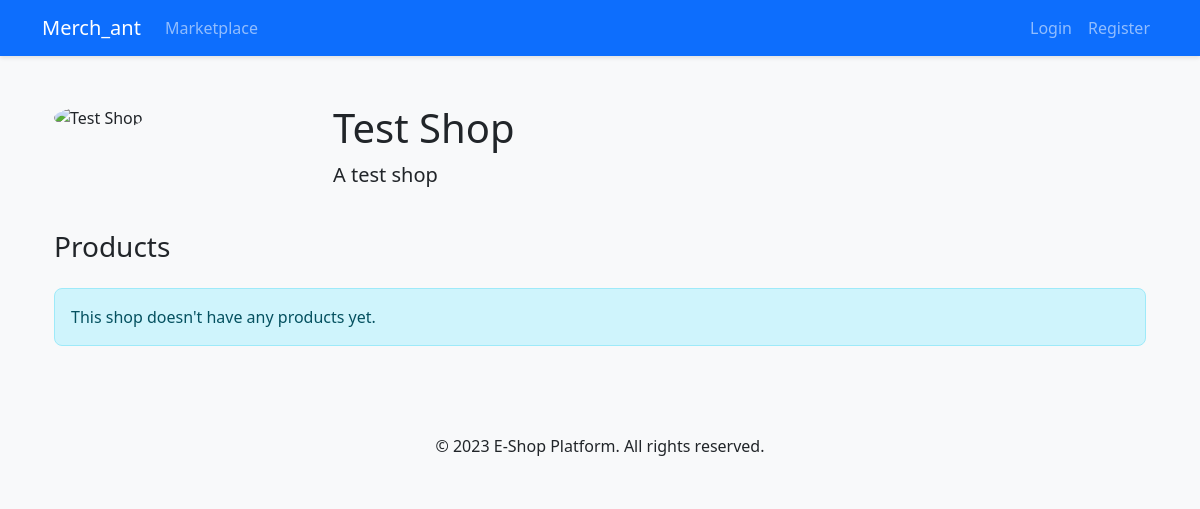
/shop/Test Shop, run on an earlier commit of the app's database.
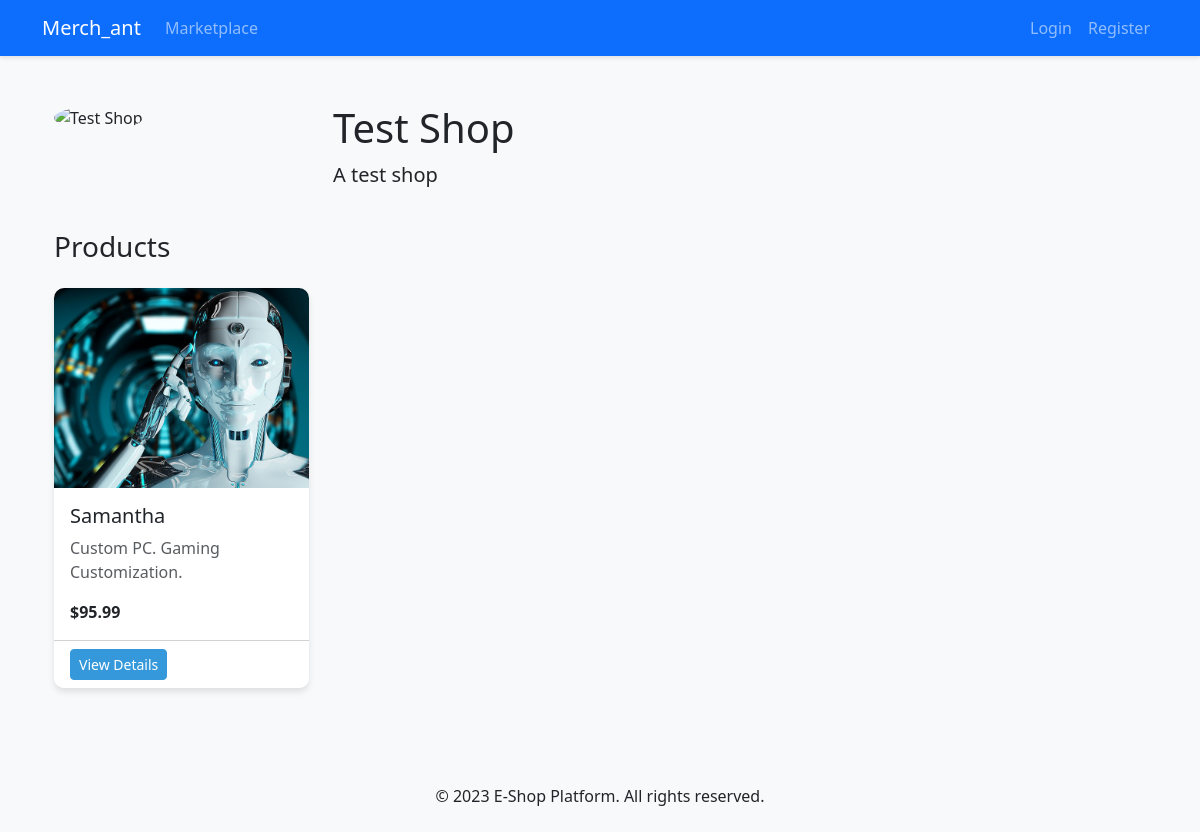
And on a later commit of the database.
### app/models.py (models this page shows)
class Product(db.Model):
    id = db.Column(db.Integer, primary_key=True)
    name = db.Column(db.String(100), index=True)
    description = db.Column(db.Text)
    price = db.Column(db.Float)
    quantity = db.Column(db.Integer)
    image = db.Column(db.String(100))
    created_at = db.Column(db.DateTime, default=datetime.utcnow)
    shop_id = db.Column(db.Integer, db.ForeignKey('shop.id'))
    category = db.Column(db.String(50))
    orders = db.relationship('OrderItem', backref='product', lazy='dynamic')

### app/main/routes.py (the view)
@bp.route('/shop/<shop_name>')
def shop_detail(shop_name):
    shop = Shop.query.filter_by(name=shop_name).first_or_404()
    products = shop.products.order_by(Product.created_at.desc()).all()
    return render_template('main/shop_detail.html', shop=shop, products=products)

### app/templates/main/shop_detail.html (shortened to what this page needs)
{% extends "base.html" %}
{% block content %}
<div class="container my-5">
    <div class="row mb-4">
        <div class="col-md-3">
            <img src="{{ url_for('static', filename='uploads/' + shop.logo) if shop.logo else url_for('static', filename='images/default-shop.png') }}"
                 class="img-fluid rounded-circle" alt="{{ shop.name }}" style="width: 150px; height: 150px; object-fit: cover;">
        </div>
        <div class="col-md-9">
            <h1>{{ shop.name }}</h1>
            <p class="lead">{{ shop.description }}</p>
        </div>
    </div>
    <div class="row">
        <div class="col-12">
            <h3 class="mb-4">Products</h3>
            {% if products %}
            <div class="row">
                {% for product in products %}
                <div class="col-md-3 mb-4">
                    <div class="card h-100">
                        <img src="{{ url_for('static', filename='uploads/' + product.image) if product.image else url_for('static', filename='images/default-product.png') }}"
                             class="card-img-top product-img" alt="{{ product.name }}">
                        <div class="card-body">
                            <h5 class="card-title">{{ product.name }}</h5>
                            <p class="card-text text-muted">{{ product.description|truncate(100) }}</p>
                            <p class="card-text fw-bold">${{ "%.2f"|format(product.price) }}</p>
                        </div>
                        <div class="card-footer bg-white">
                            <a href="{{ url_for('main.product_detail', product_id=product.id) }}" class="btn btn-sm btn-primary">View Details</a>
                        </div>
                    </div>
                </div>
                {% endfor %}
            </div>
            {% else %}
            <div class="alert alert-info">
                This shop doesn't have any products yet.
            </div>
            {% endif %}
        </div>
    </div>
</div>
{% endblock %}

What changed in the data, as far as the page shows it:
added Product: image (picture), name "Samantha", description "Custom PC. Gaming Customization.", price "95.99"
Also different on the page:
text no longer shown: "This shop doesn't have any products yet."
